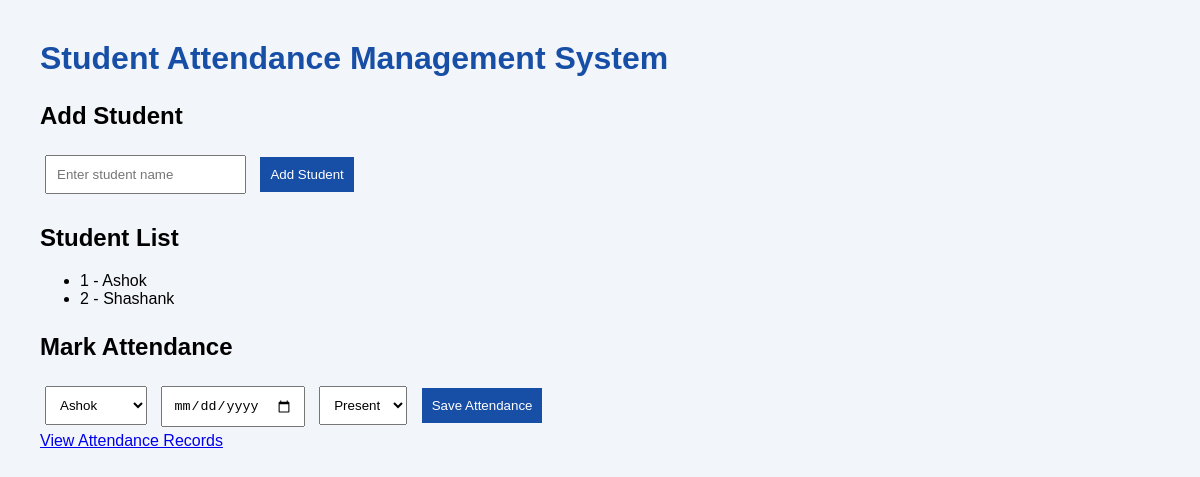
Before: / with the older database file.
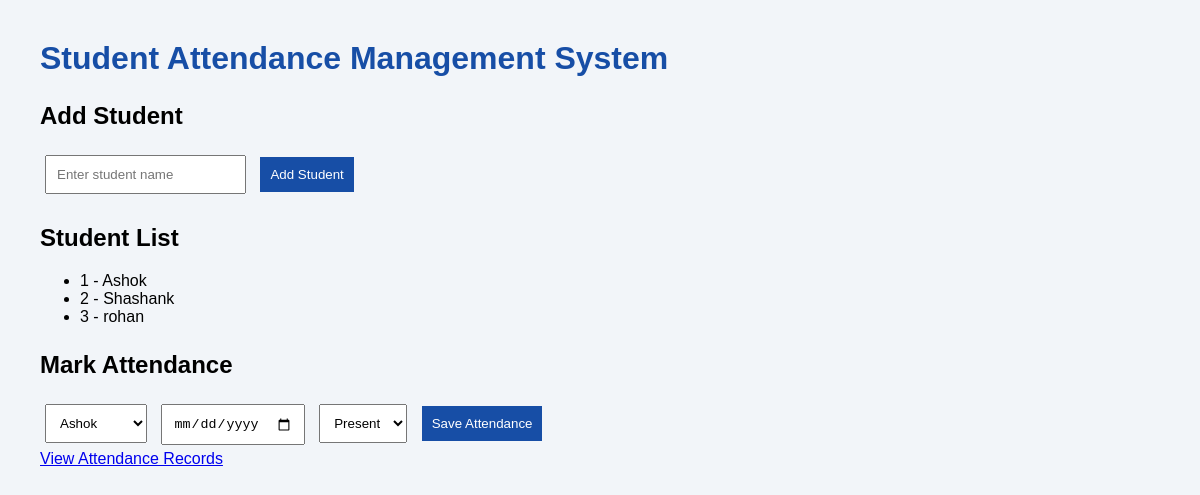
After: the same page with the newer database file.
### tables this page shows
CREATE TABLE students (
                id INTEGER PRIMARY KEY AUTOINCREMENT,
                name TEXT NOT NULL
            );

### app.py (the view)
@app.route("/")
def home():
    with sqlite3.connect(DATABASE) as conn:
        students = conn.execute(
            "SELECT id, name FROM students ORDER BY id"
        ).fetchall()
    return render_template("index.html", students=students)

### templates/index.html (shortened to what this page needs)
<!DOCTYPE html>
<html>
<head>
    <link rel="stylesheet"
          href="{{ url_for('static', filename='style.css') }}">
</head>
<body>
<h1>Student Attendance Management System</h1>
<h2>Add Student</h2>
<form action="/add_student" method="POST">
    <input type="text"
           name="name"
           placeholder="Enter student name"
           required>
    <button type="submit">Add Student</button>
</form>
<h2>Student List</h2>
<ul>
    {% for student in students %}
        <li>{{ student[0] }} - {{ student[1] }}</li>
    {% else %}
        <li>No students added yet.</li>
    {% endfor %}
</ul>
<h2>Mark Attendance</h2>
<form action="/attendance" method="POST">
    <select name="student_id" required>
        {% for student in students %}
            <option value="{{ student[0] }}">
                {{ student[1] }}
            </option>
        {% endfor %}
    </select>
    <input type="date" name="date" required>
    <select name="status" required>
        <option value="Present">Present</option>
    </select>
    <button type="submit">Save Attendance</button>
</form>
<a href="/attendance">View Attendance Records</a>
</body>
</html>

Changed rows visible on the page:
added students: id "3", name "rohan"
